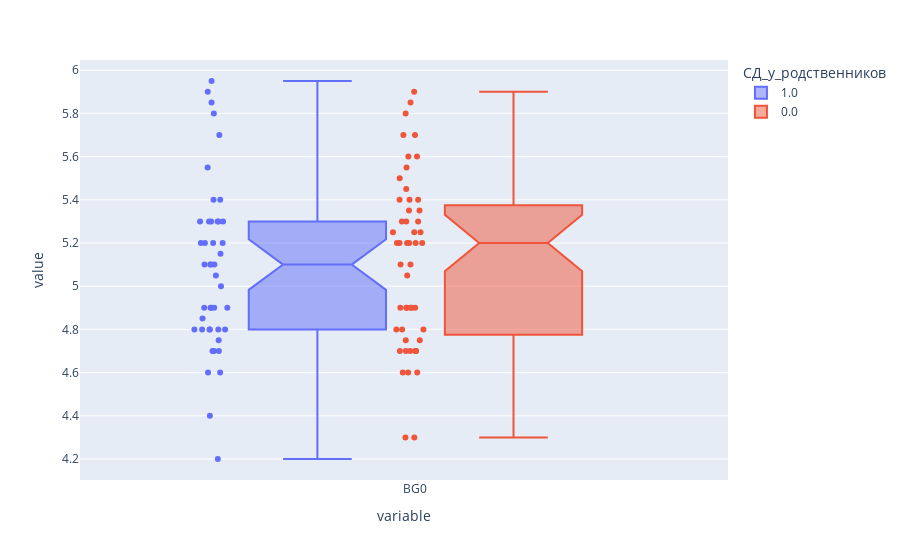

Write notebook code for a chart like this one.
### Markdown cell above
### Inference:
In those patients who have relatives with type 1 or type 2 diabetes (unclear), fasting glucose levels (Глюкоза_нт_общая) are higher and the median peak postprandial glucose level (BGMax) is also noticeably higher, however, the total area under the glycemic curve (AUC120) is rather the same. The latter fact suggests that higher peak glucose levels after meals are followed by a sharp drop in glycemic levels ((BGMax-BG120)/BG120). An alternative cause may be lower premeal glucose values BG0 (not to be confused with fasting glucose values - Глюкоза_нт_общая). You may also notice some asymmetry in the data. There are slightly more patients who have no relatives with diabetes.

### Code cell
px.box(pd.concat([data['BG0'].groupby('N').median(),
                  noutof_clinical_data['СД_у_родственников']],
                  axis=1),
       color='СД_у_родственников', notched=True, points='all')

### Figure 1 — Plotly figure (JSON) as saved in the notebook; plotly's stock layout.template omitted (floating-point values rounded to 4 significant figures)
{"data": [{"alignmentgroup": "True", "boxpoints": "all", "hovertemplate": "СД_у_родственников=1.0<br>variable=%{x}<br>value=%{y}<extra></extra>", "legendgroup": "1.0", "marker": {"color": "#636efa"}, "name": "1.0", "notched": true, "offsetgroup": "1.0", "orientation": "v", "showlegend": true, "type": "box", "x": ["BG0", "BG0", "BG0", "BG0", "BG0", "BG0", "BG0", "BG0", "BG0", "BG0", "BG0", "BG0", "BG0", "BG0", "BG0", "BG0", "BG0", "BG0", "BG0", "BG0", "BG0", "BG0", "BG0", "BG0", "BG0", "BG0", "BG0", "BG0", "BG0", "BG0", "BG0", "BG0", "BG0", "BG0", "BG0", "BG0", "BG0", "BG0", "BG0", "BG0", "BG0", "BG0", "BG0", "BG0", "BG0"], "x0": " ", "xaxis": "x", "y": [5.9, 5.2, 4.7, 5.3, 4.7, 5.3, 4.9, 5.05, 4.8, 5.3, 4.6, 4.8, 5.85, 5.1, 5.3, 4.85, 5.2, 4.4, 5.55, 5.3, 5.3, 4.8, 4.2, 5, 5.1, 5.2, 5.1, 5.4, 4.9, 4.8, 5.95, 5.1, 5.2, 4.9, 5.4, 4.7, 4.9, 5.7, 4.8, 4.75, 5.15, 5.8, 4.6, 4.8, 4.9], "y0": " ", "yaxis": "y"}, {"alignmentgroup": "True", "boxpoints": "all", "hovertemplate": "СД_у_родственников=0.0<br>variable=%{x}<br>value=%{y}<extra></extra>", "legendgroup": "0.0", "marker": {"color": "#EF553B"}, "name": "0.0", "notched": true, "offsetgroup": "0.0", "orientation": "v", "showlegend": true, "type": "box", "x": ["BG0", "BG0", "BG0", "BG0", "BG0", "BG0", "BG0", "BG0", "BG0", "BG0", "BG0", "BG0", "BG0", "BG0", "BG0", "BG0", "BG0", "BG0", "BG0", "BG0", "BG0", "BG0", "BG0", "BG0", "BG0", "BG0", "BG0", "BG0", "BG0", "BG0", "BG0", "BG0", "BG0", "BG0", "BG0", "BG0", "BG0", "BG0", "BG0", "BG0", "BG0", "BG0", "BG0", "BG0", "BG0", "BG0", "BG0", "BG0", "BG0", "BG0", "BG0", "BG0"], "x0": " ", "xaxis": "x", "y": [4.9, 5.2, 5.35, 5.3, 4.8, 4.7, 5.85, 5.6, 5.1, 5.2, 4.9, 4.75, 5.3, 5.7, 4.75, 4.7, 4.3, 4.7, 4.9, 4.9, 5.8, 5.4, 5.9, 5.4, 4.7, 5.2, 5.5, 5.25, 4.6, 4.8, 5.4, 5.3, 4.9, 5.2, 4.3, 4.9, 5.05, 5.2, 5.25, 5.55, 4.7, 4.7, 5.45, 5.35, 5.7, 5.25, 4.6, 5.6, 4.6, 5.2, 5.1, 4.8], "y0": " ", "yaxis": "y"}], "layout": {"boxmode": "group", "legend": {"title": {"text": "СД_у_родственников"}, "tracegroupgap": 0}, "margin": {"t": 60}, "xaxis": {"anchor": "y", "domain": [0, 1], "title": {"text": "variable"}}, "yaxis": {"anchor": "x", "domain": [0, 1], "title": {"text": "value"}}}}
